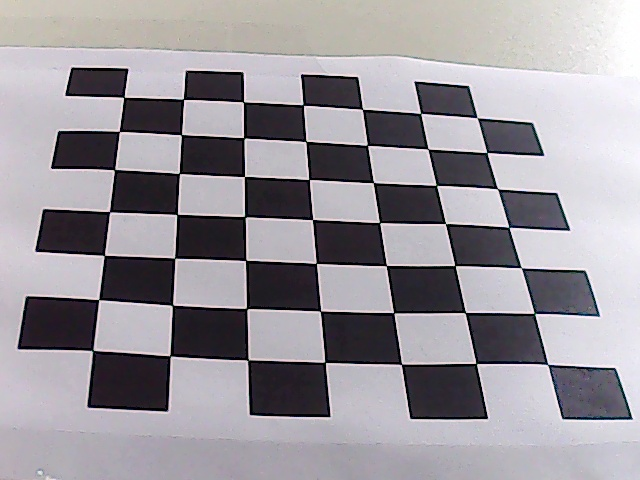
#> input picture ARM/ArmPi/CameraCalibration/calibration_images/1.jpg, 640 x 480 px
$ python -i picar_x_improved_classes.py   (imports and definitions only)
#> lines starting #> are read from the running program, lines starting #| are printed output that depends on the picture; after the words box and inside, x2 and y2 are one past the last pixel; in counts of white or black regions, pixels touching at a corner belong together
#> further down, picture is the input picture: shape (480, 640, 3); mean B, G, R 155.3, 149.2, 153.3
#!/usr/bin/python3

import time
from math import tan, pi
import numpy as np
import cv2

# [9 lines not run here, left out]

import logging
logging_format = "%(asctime) s : %(message) s "
# [1 line not run here, left out]

# logging.getLogger().setLevel(logging.DEBUG)
# comment out this line to remove debugging comments
# logging.debug (message) Use this line to print debugging info

#from logdecorator import log_on_start , log_on_end , log_on_error
# Add these lines to the start of functions
# @log_on_start ( logging . DEBUG , " Message when function starts ")
# @log_on_error ( logging . DEBUG , " Message when function encounters an error before completing ")
# @log_on_end ( logging . DEBUG , " Message when function ends successfully ")


class Motors:
    steering_dir_val = 0

    # [63 lines left out: functions __init__, set_motor_speed, motor_speed_calibration, motor_direction_calibration, not called in this run]


    def dir_servo_angle_calibration(self, value):
        self.dir_cal_value = value
        self.set_dir_servo_angle(self.dir_cal_value)
        # dir_servo_pin.angle(dir_cal_value)

    # [9 lines left out: functions set_dir_servo_angle, camera_servo1_angle_calibration, not called in this run]
        # camera_servo_pin1.angle(cam_cal_value)

    def camera_servo2_angle_calibration(self, value):
        self.cam_cal_value_2 = value
        self.set_camera_servo2_angle(self.cam_cal_value_2)
        # camera_servo_pin2.angle(cam_cal_value)

    def set_camera_servo1_angle(self, value):
        self.camera_servo_pin1.angle(-1 *(value+self.cam_cal_value_1))

    def set_camera_servo2_angle(self, value):
        self.camera_servo_pin2.angle(-1 * (value+self.cam_cal_value_2))


    def set_power(self, speed):
        self.set_motor_speed(1, speed)
        self.set_motor_speed(2, speed)

    # [31 lines left out: functions backward, forward, not called in this run]
        # print("left speed", (-1*motor_speed[0]),"right speed", (-1*motor_speed[1]),)

    def stop(self):
        self.set_motor_speed(1, 0)
        self.set_motor_speed(2, 0)

    def cleanup(self):
        self.set_motor_speed(1, 0)
        self.set_motor_speed(2, 0)

    def manual_motor_shutdown(self):
        self.stop()


class Sensors:
    # [41 lines left out: functions __init__, get_adc_value, get_distance, not called in this run]


class Interpreters:
    def __init__(self):
        self.sensitivity = 200
        self.polarity = 1  # Means black line

    # [17 lines left out: function get_grayscale_value, not called in this run]


class Controllers:

    def __init__(self, m):
        self.line_steering = -30
        self.m = m

    # [10 lines left out: functions line_following, wall_checking, not called in this run]


class CVSteering:

    def __init__(self):
        pass

    # [7 lines left out: function start_cv, not called in this run]
        # [7 lines of commented-out code are left out]

    cv2.destroyAllWindows()

    def look_for_color(self, frame):
        upper_black = np.array([40, 40, 40])
        lower_black = np.array([0, 0, 0])
        # frame = cv2.imread('/home/pi/DeepPiCar/driver/data/road1_240x320.png')
        hsv = cv2.cvtColor(frame, cv2.COLOR_BGR2HSV)
#> hsv: shape (480, 640, 3); mean H, S, V 120.5, 30.8, 157.2
        mask = cv2.inRange(hsv, lower_black, upper_black)
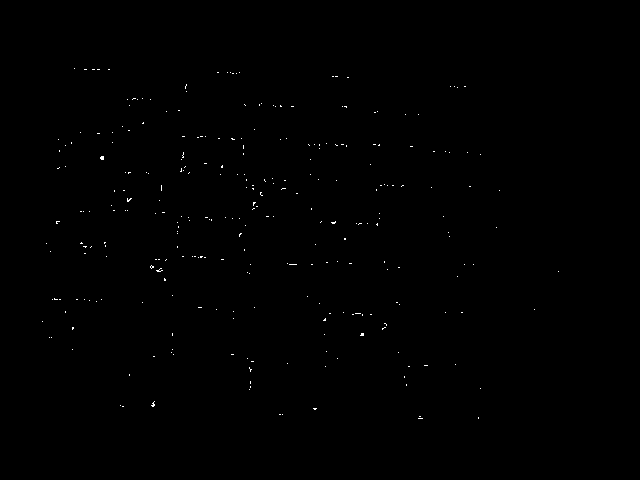
#> mask: shape (480, 640); 0.21% white in thin lines or dots, all inside (x1, y1, x2, y2) = (42, 68, 559, 419)
        edges = cv2.Canny(mask, 200, 400)
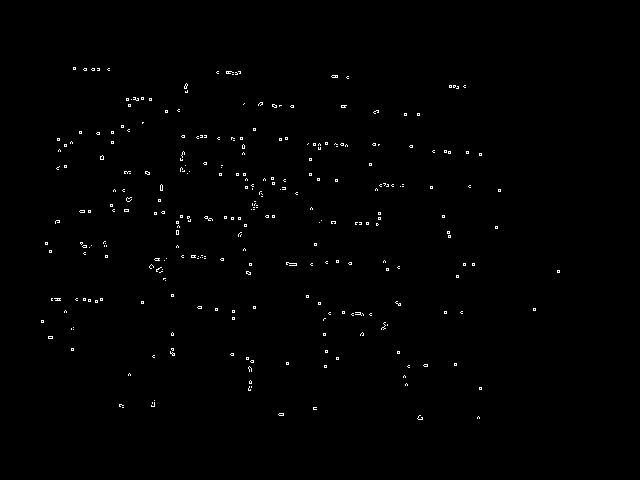
#> edges: shape (480, 640); 0.63% white in thin lines or dots, all inside (x1, y1, x2, y2) = (41, 67, 560, 420)
        return edges

    # [82 lines left out: functions crop_video, detect_line_segments, average_slope_intercept, make_points, steering_angle, steering_angle_adjustment, not called in this run]
# [2 lines not run here, left out]


>>> import cv2
>>> picture = cv2.imread('ARM/ArmPi/CameraCalibration/calibration_images/1.jpg')
>>> result = CVSteering().look_for_color(picture)

$ run again, on ARM/ArmPi/CameraCalibration/calibration_images/10.jpg
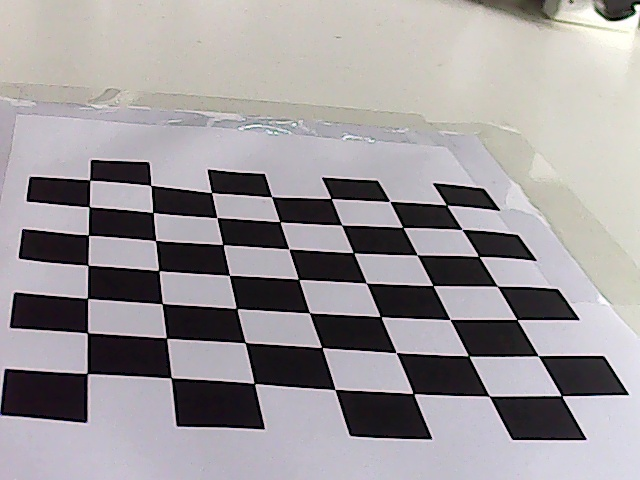
#> input picture ARM/ArmPi/CameraCalibration/calibration_images/10.jpg, 640 x 480 px
#> picture is the input picture: shape (480, 640, 3); mean B, G, R 154.1, 151.7, 156.1
#> hsv: shape (480, 640, 3); mean H, S, V 98.8, 31.8, 158.9
#> in look_for_color, `mask = cv2.inRange(hsv, lower_black, upper_black)`:
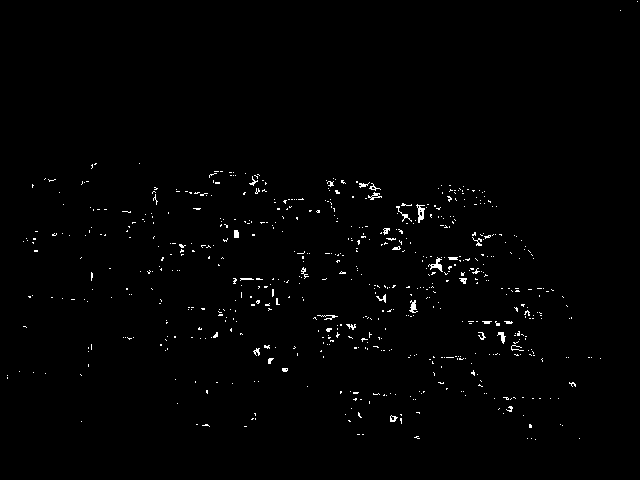
#> mask: shape (480, 640); 1% white in thin lines or dots
#> in look_for_color, `edges = cv2.Canny(mask, 200, 400)`:
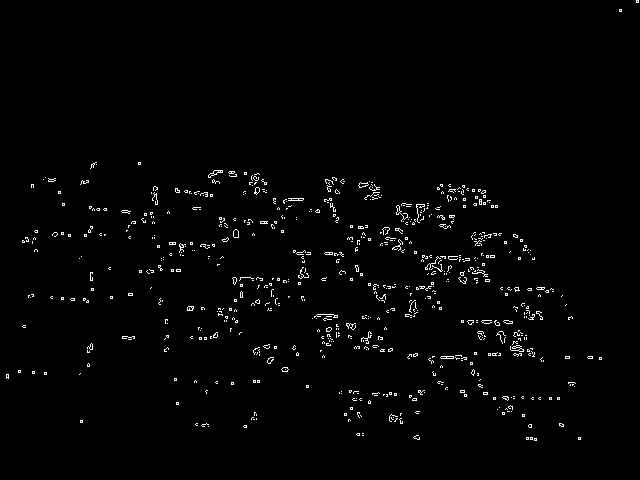
#> edges: shape (480, 640); 1.6% white in thin lines or dots

$ run again, on ARM/ArmPi/CameraCalibration/calibration_images/11.jpg
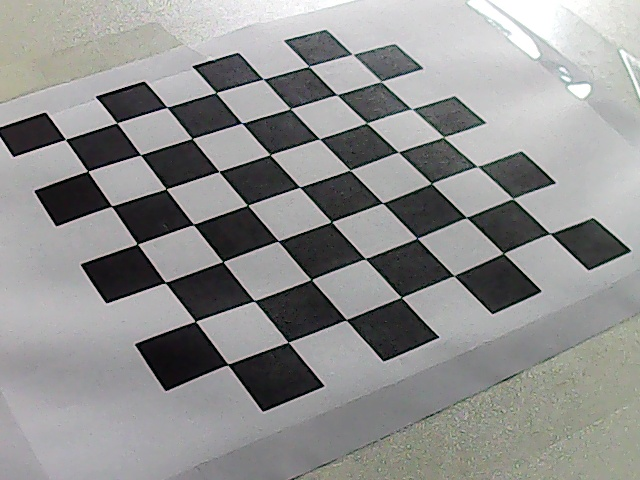
#> input picture ARM/ArmPi/CameraCalibration/calibration_images/11.jpg, 640 x 480 px
#> picture is the input picture: shape (480, 640, 3); mean B, G, R 142.6, 143.5, 143.3
#> hsv: shape (480, 640, 3); mean H, S, V 87.8, 18.8, 145.8
#> in look_for_color, `mask = cv2.inRange(hsv, lower_black, upper_black)`:
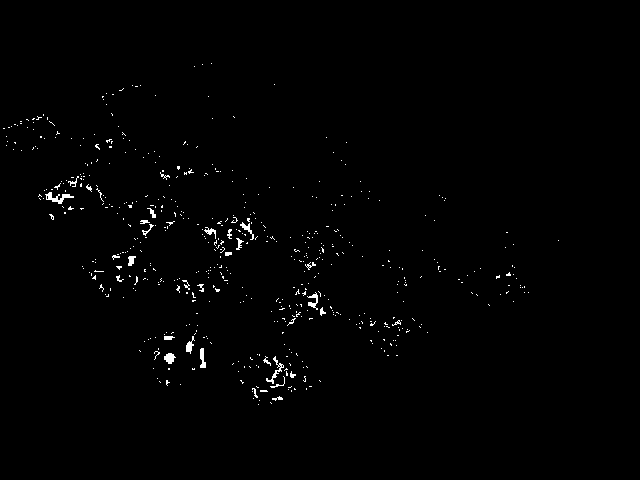
#> mask: shape (480, 640); 0.89% white in thin lines or dots, all inside (x1, y1, x2, y2) = (3, 63, 559, 405)
#> in look_for_color, `edges = cv2.Canny(mask, 200, 400)`:
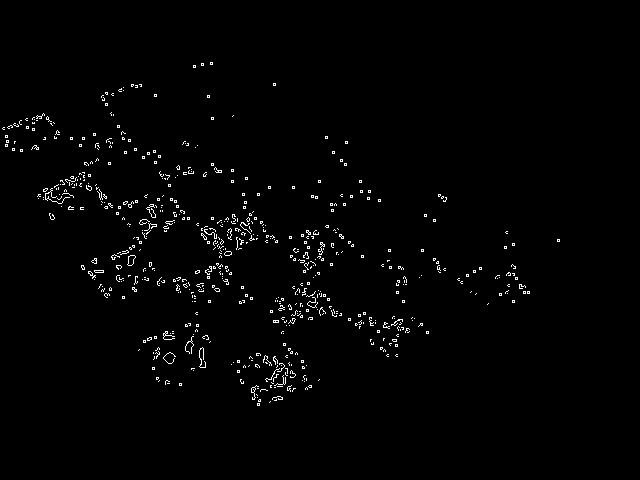
#> edges: shape (480, 640); 1.4% white in thin lines or dots, all inside (x1, y1, x2, y2) = (2, 62, 560, 406)
